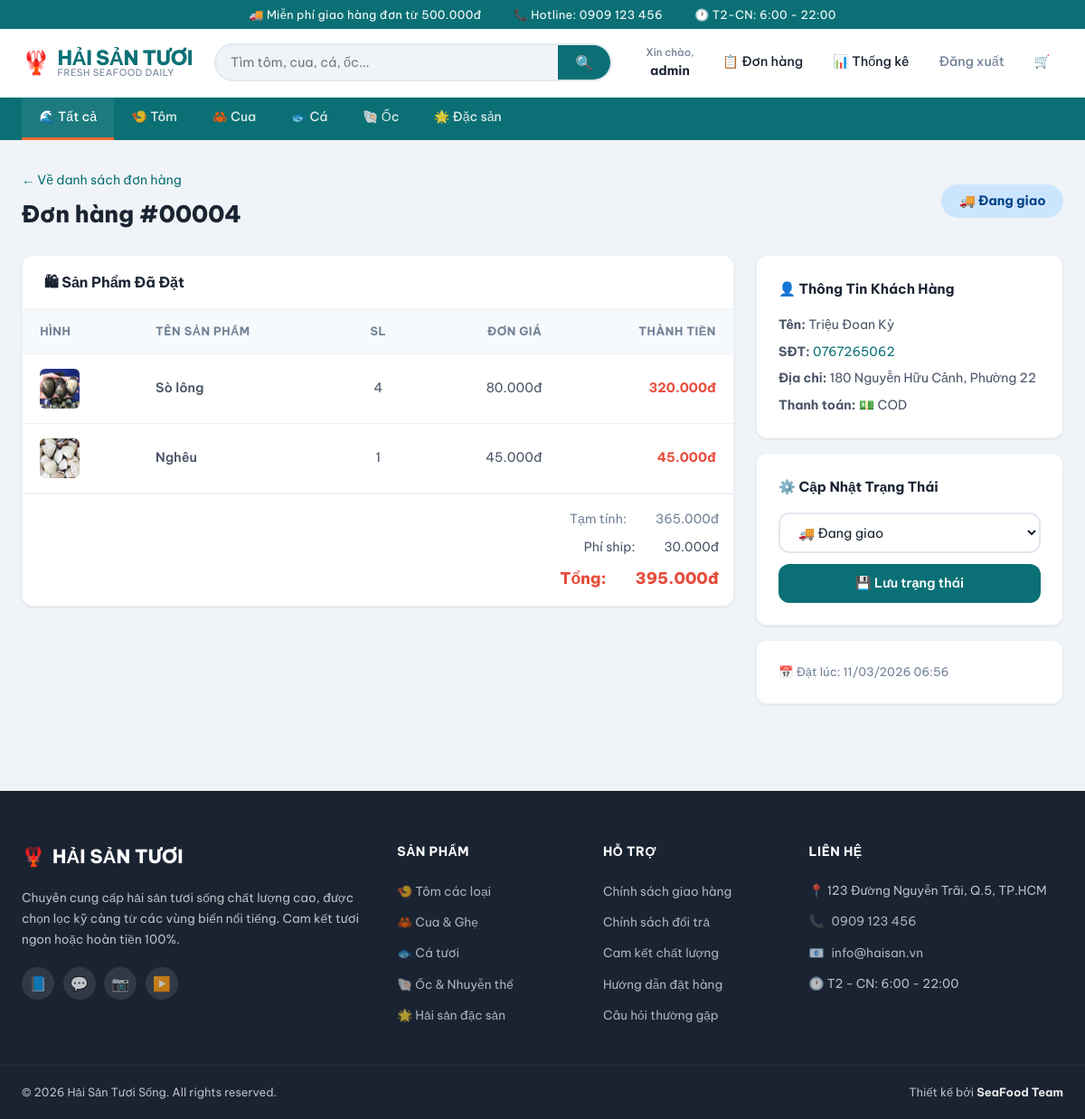
/admin/order_detail?id=4 (signed in), run on the app's committed database.
### tables this page shows
CREATE TABLE IF NOT EXISTS `orders` (
  `id` int NOT NULL AUTO_INCREMENT,
  `user_id` int NOT NULL,
  `total_price` decimal(10,2) NOT NULL,
  `shipping_fee` decimal(10,2) DEFAULT '0.00',
  `discount_amount` decimal(10,2) DEFAULT '0.00',
  `status` enum('pending','confirmed','shipping','delivered','cancelled') DEFAULT 'pending',
  `customer_name` varchar(100) DEFAULT NULL,
  `customer_phone` varchar(15) DEFAULT NULL,
  `customer_address` text,
  `payment_method` enum('cod','qr') DEFAULT 'cod',
  `payment_status` enum('unpaid','paid') DEFAULT 'unpaid',
  `note` text,
  `created_at` timestamp NULL DEFAULT CURRENT_TIMESTAMP,
  `updated_at` timestamp NULL DEFAULT CURRENT_TIMESTAMP ON UPDATE CURRENT_TIMESTAMP,
  PRIMARY KEY (`id`),
  KEY `user_id` (`user_id`),
  CONSTRAINT `orders_ibfk_1` FOREIGN KEY (`user_id`) REFERENCES `users` (`id`) ON DELETE CASCADE
);

CREATE TABLE IF NOT EXISTS `order_items` (
  `id` int NOT NULL AUTO_INCREMENT,
  `order_id` int NOT NULL,
  `product_id` int NOT NULL,
  `product_name` varchar(150) NOT NULL,
  `quantity` int NOT NULL,
  `unit_price` decimal(10,2) NOT NULL,
  `subtotal` decimal(10,2) GENERATED ALWAYS AS ((`quantity` * `unit_price`)) STORED,
  PRIMARY KEY (`id`),
  KEY `order_id` (`order_id`),
  KEY `product_id` (`product_id`),
  CONSTRAINT `order_items_ibfk_1` FOREIGN KEY (`order_id`) REFERENCES `orders` (`id`) ON DELETE CASCADE,
  CONSTRAINT `order_items_ibfk_2` FOREIGN KEY (`product_id`) REFERENCES `products` (`id`) ON DELETE CASCADE
);

CREATE TABLE IF NOT EXISTS `products` (
  `id` int NOT NULL AUTO_INCREMENT,
  `category_id` int DEFAULT NULL,
  `name` varchar(150) NOT NULL,
  `description` text,
  `price` decimal(10,2) NOT NULL,
  `stock` int DEFAULT '0',
  `unit` varchar(20) DEFAULT 'kg',
  `image` varchar(255) DEFAULT NULL,
  `is_active` tinyint(1) DEFAULT '1',
  `created_at` timestamp NULL DEFAULT CURRENT_TIMESTAMP,
  PRIMARY KEY (`id`),
  KEY `category_id` (`category_id`),
  CONSTRAINT `products_ibfk_1` FOREIGN KEY (`category_id`) REFERENCES `categories` (`id`) ON DELETE SET NULL
);

### app/controllers/AdminController.php (called while the page is built, shortened)
<?php
class AdminController {
    public function order_detail() {
        require_once 'app/models/OrderModel.php';
        $id    = intval($_GET['id'] ?? 0);
        $order = $id ? OrderModel::getById($id) : null;
        include 'app/views/admin/order_detail.php';
    }
}
?>

### index.php (called while the page is built, shortened)
<?php
$url = $_GET['url'] ?? '';
$url = rtrim($url, '/');
$url = filter_var($url, FILTER_SANITIZE_URL);
$url = explode('/', $url);
$action = isset($url[1]) && $url[1] != '' ? $url[1] : 'index';
$controller = new $controllerName();
call_user_func_array([$controller, $action], array_slice($url, 2));
?>

### app/models/OrderModel.php (called while the page is built, shortened)
<?php
class OrderModel {
    public static function getById($id) {
        $db   = new Database();
        $conn = $db->getConnection();
        $stmt = $conn->prepare(
            "SELECT o.*, u.username
             FROM orders o LEFT JOIN users u ON o.user_id = u.id
             WHERE o.id = ? LIMIT 1"
        );
        $stmt->execute([$id]);
        $order = $stmt->fetch(PDO::FETCH_ASSOC);
        $itemStmt = $conn->prepare(
            "SELECT oi.*, p.image FROM order_items oi
             LEFT JOIN products p ON oi.product_id = p.id
             WHERE oi.order_id = ?"
        );
        $itemStmt->execute([$id]);
        $order['items'] = $itemStmt->fetchAll(PDO::FETCH_ASSOC);
        return $order;
    }
}
?>

### app/views/admin/order_detail.php (the view, shortened to what this page needs)
<?php
$statusMap = [
    'pending'   => ['label' => '⏳ Chờ xác nhận', 'color' => '#fff3cd', 'text' => '#856404'],
    'confirmed' => ['label' => '✅ Đã xác nhận',  'color' => '#d4edda', 'text' => '#155724'],
    'shipping'  => ['label' => '🚚 Đang giao',     'color' => '#cce5ff', 'text' => '#004085'],
    'delivered' => ['label' => '🎉 Đã giao',       'color' => '#d4f5e2', 'text' => '#0f6b35'],
    'cancelled' => ['label' => '❌ Đã hủy',        'color' => '#fde8e8', 'text' => '#9b1c1c'],
];
$s = $statusMap[$order['status']] ?? $statusMap['pending'];
?>
<div style="display:flex;justify-content:space-between;align-items:center;margin-bottom:1.5rem;flex-wrap:wrap;gap:0.75rem;">
    <div>
        <a href="/banhaisan/admin/orders" style="color:var(--primary);font-size:0.88rem;">← Về danh sách đơn hàng</a>
        <h1 class="page-title" style="margin-bottom:0;margin-top:0.25rem;">
            Đơn hàng #<?php echo str_pad($order['id'], 5, '0', STR_PAD_LEFT); ?>
        </h1>
    </div>
    <span style="padding:0.4rem 1.2rem;border-radius:50px;font-size:0.9rem;font-weight:700;
                 background:<?php echo $s['color']; ?>;color:<?php echo $s['text']; ?>;">
        <?php echo $s['label']; ?>
    </span>
</div>
<div style="display:grid;grid-template-columns:1fr 340px;gap:1.5rem;align-items:start;">
    <div>
        <div class="table-card">
            <div class="card-header"><h3>🛍 Sản Phẩm Đã Đặt</h3></div>
            <table class="table">
                <thead>
                    <tr>
                        <th>Hình</th>
                        <th>Tên sản phẩm</th>
                        <th style="text-align:center;">SL</th>
                        <th style="text-align:right;">Đơn giá</th>
                        <th style="text-align:right;">Thành tiền</th>
                    </tr>
                </thead>
                <tbody>
                    <?php foreach ($order['items'] as $item): ?>
                    <tr>
                        <td>
                            <img src="/banhaisan/public/images/<?php echo htmlspecialchars($item['image'] ?? ''); ?>"
                                 style="width:44px;height:44px;object-fit:cover;border-radius:6px;"
                                 onerror="this.src='https://placehold.co/44/e0f4f4/0a7075?text=🦐'">
                        </td>
                        <td style="font-weight:600;"><?php echo htmlspecialchars($item['product_name']); ?></td>
                        <td style="text-align:center;"><?php echo $item['quantity']; ?></td>
                        <td style="text-align:right;"><?php echo number_format($item['unit_price'],0,',','.'); ?>đ</td>
                        <td style="text-align:right;font-weight:700;color:var(--danger);">
                            <?php echo number_format($item['quantity'] * $item['unit_price'],0,',','.'); ?>đ
                        </td>
                    </tr>
                    <?php endforeach; ?>
                </tbody>
            </table>
            <div style="padding:1rem;border-top:2px solid var(--border-light);display:flex;flex-direction:column;gap:0.5rem;align-items:flex-end;">
                <?php $sub = $order['total_price'] - $order['shipping_fee'] + $order['discount_amount']; ?>
                <div style="display:flex;gap:2rem;font-size:0.88rem;color:var(--text-light);">
                    <span>Tạm tính:</span><span><?php echo number_format($sub,0,',','.'); ?>đ</span>
                </div>
                <div style="display:flex;gap:2rem;font-size:0.88rem;">
                    <span>Phí ship:</span>
                    <span><?php echo $order['shipping_fee'] > 0 ? number_format($order['shipping_fee'],0,',','.').'đ' : '🎁 Miễn phí'; ?></span>
                </div>
                <div style="display:flex;gap:2rem;font-size:1.1rem;font-weight:800;color:var(--danger);">
                    <span>Tổng:</span><span><?php echo number_format($order['total_price'],0,',','.'); ?>đ</span>
                </div>
            </div>
        </div>
    </div>
    <div>
        <div class="card" style="margin-bottom:1rem;">
            <h3 style="font-size:0.95rem;font-weight:700;margin-bottom:1rem;color:var(--text-dark);">👤 Thông Tin Khách Hàng</h3>
            <p style="margin-bottom:0.4rem;font-size:0.88rem;"><strong>Tên:</strong> <?php echo htmlspecialchars($order['customer_name']); ?></p>
            <p style="margin-bottom:0.4rem;font-size:0.88rem;"><strong>SĐT:</strong> <a href="tel:<?php echo $order['customer_phone']; ?>" style="color:var(--primary);"><?php echo htmlspecialchars($order['customer_phone']); ?></a></p>
            <p style="margin-bottom:0.4rem;font-size:0.88rem;"><strong>Địa chỉ:</strong> <?php echo htmlspecialchars($order['customer_address']); ?></p>
            <p style="font-size:0.88rem;"><strong>Thanh toán:</strong> <?php echo $order['payment_method'] === 'qr' ? '📱 QR Code' : '💵 COD'; ?></p>
        </div>
        <div class="card">
            <h3 style="font-size:0.95rem;font-weight:700;margin-bottom:1rem;color:var(--text-dark);">⚙️ Cập Nhật Trạng Thái</h3>
            <form action="/banhaisan/admin/update_order_status" method="GET">
                <select name="status" class="form-control" style="margin-bottom:0.75rem;">
                    <option value="shipping"  <?php echo $order['status']==='shipping'  ? 'selected' : ''; ?>>🚚 Đang giao</option>
                </select>
                <button type="submit" class="btn btn-block">💾 Lưu trạng thái</button>
            </form>
        </div>
        <div class="card" style="margin-top:1rem;font-size:0.82rem;color:var(--text-light);">
            📅 Đặt lúc: <?php echo date('d/m/Y H:i', strtotime($order['created_at'])); ?>
        </div>
    </div>
</div>
<?php $content = ob_get_clean(); include __DIR__ . '/../layout.php'; ?>

### public/css/style.css (style rules this page uses)
:root { --primary: #0a7075; --primary-dark: #065a5f; --primary-light: #e0f4f4; --accent: #FF6B35; --accent-dark: #e55a25; --success: #27ae60; --danger: #e74c3c; --warning: #f39c12; --info: #2980b9; --text-dark: #1a2332; --text-body: #4a5568; --text-light: #718096; --text-white: #ffffff; --bg-page: #f0f4f8; --bg-white: #ffffff; --bg-light: #f7fafc; --bg-card: #ffffff; --border: #e2e8f0; --border-light: #edf2f7; --shadow-sm: 0 1px 3px rgba(0,0,0,0.08); --shadow-md: 0 4px 16px rgba(0,0,0,0.10); --shadow-lg: 0 8px 32px rgba(0,0,0,0.12); --shadow-hover: 0 12px 40px rgba(10,112,117,0.18); --radius-sm: 6px; --radius-md: 12px; --radius-lg: 20px; --radius-xl: 32px; --transition: all 0.25s ease; --font: 'Be Vietnam Pro', sans-serif; }
*, *::before, *::after { box-sizing: border-box; margin: 0; padding: 0; }
html { scroll-behavior: smooth; }
body { font-family: var(--font); background-color: var(--bg-page); color: var(--text-body); line-height: 1.65; font-size: 15px; }
a { color: inherit; text-decoration: none; transition: var(--transition); }
img { max-width: 100%; display: block; }
.btn { display: inline-flex; align-items: center; justify-content: center; gap: 0.4rem; padding: 0.65rem 1.4rem; background: var(--primary); color: white; border: 2px solid transparent; border-radius: var(--radius-md); font-family: var(--font); font-size: 0.9rem; font-weight: 600; cursor: pointer; transition: var(--transition); text-align: center; white-space: nowrap; }
.btn-block { width: 100%; }
.table-card { background: var(--bg-white); border-radius: var(--radius-md); overflow: hidden; box-shadow: var(--shadow-sm); border: 1px solid var(--border-light); }
.card-header { padding: 1rem 1.5rem; border-bottom: 1px solid var(--border-light); display: flex; align-items: center; justify-content: space-between; }
.card-header h3 { font-size: 1rem; font-weight: 700; color: var(--text-dark); }
.table { width: 100%; border-collapse: collapse; }
.table th { padding: 0.85rem 1.2rem; text-align: left; background: var(--bg-light); font-size: 0.8rem; font-weight: 700; color: var(--text-light); text-transform: uppercase; letter-spacing: 0.5px; border-bottom: 1px solid var(--border-light); }
.table td { padding: 1rem 1.2rem; border-bottom: 1px solid var(--border-light); font-size: 0.9rem; color: var(--text-body); vertical-align: middle; }
.table tbody tr:last-child td { border-bottom: none; }
.form-control { width: 100%; padding: 0.65rem 1rem; border: 2px solid var(--border); border-radius: var(--radius-md); font-family: var(--font); font-size: 0.9rem; color: var(--text-dark); background: var(--bg-white); outline: none; transition: var(--transition); }
.form-control::placeholder { color: var(--text-light); font-size: 0.88rem; }
select.form-control { cursor: pointer; }
.card { background: var(--bg-white); border-radius: var(--radius-md); padding: 1.5rem; box-shadow: var(--shadow-sm); border: 1px solid var(--border-light); }
.page-title { font-size: 1.6rem; font-weight: 800; color: var(--text-dark); margin-bottom: 1.5rem; display: flex; align-items: center; gap: 0.5rem; }

### data on the page
orders: id "00004", status "🚚 Đang giao", sub "365.000", shipping_fee "30.000", total_price "395.000", customer_name "Triệu Đoan Kỳ", customer_phone "0767265062", customer_address "180 Nguyễn Hữu Cảnh, Phường 22", created_at "11/03/2026 06:56"
order_items: product.image (picture), product_name "Sò lông", quantity "4", unit_price "80.000", $item['quantity'] * $item['unit_price'] "320.000"
order_items: product.image (picture), product_name "Nghêu", quantity "1", unit_price "45.000", $item['quantity'] * $item['unit_price'] "45.000"

### other printed values
explode(' ', $_SESSION['username'])[0] "admin"
